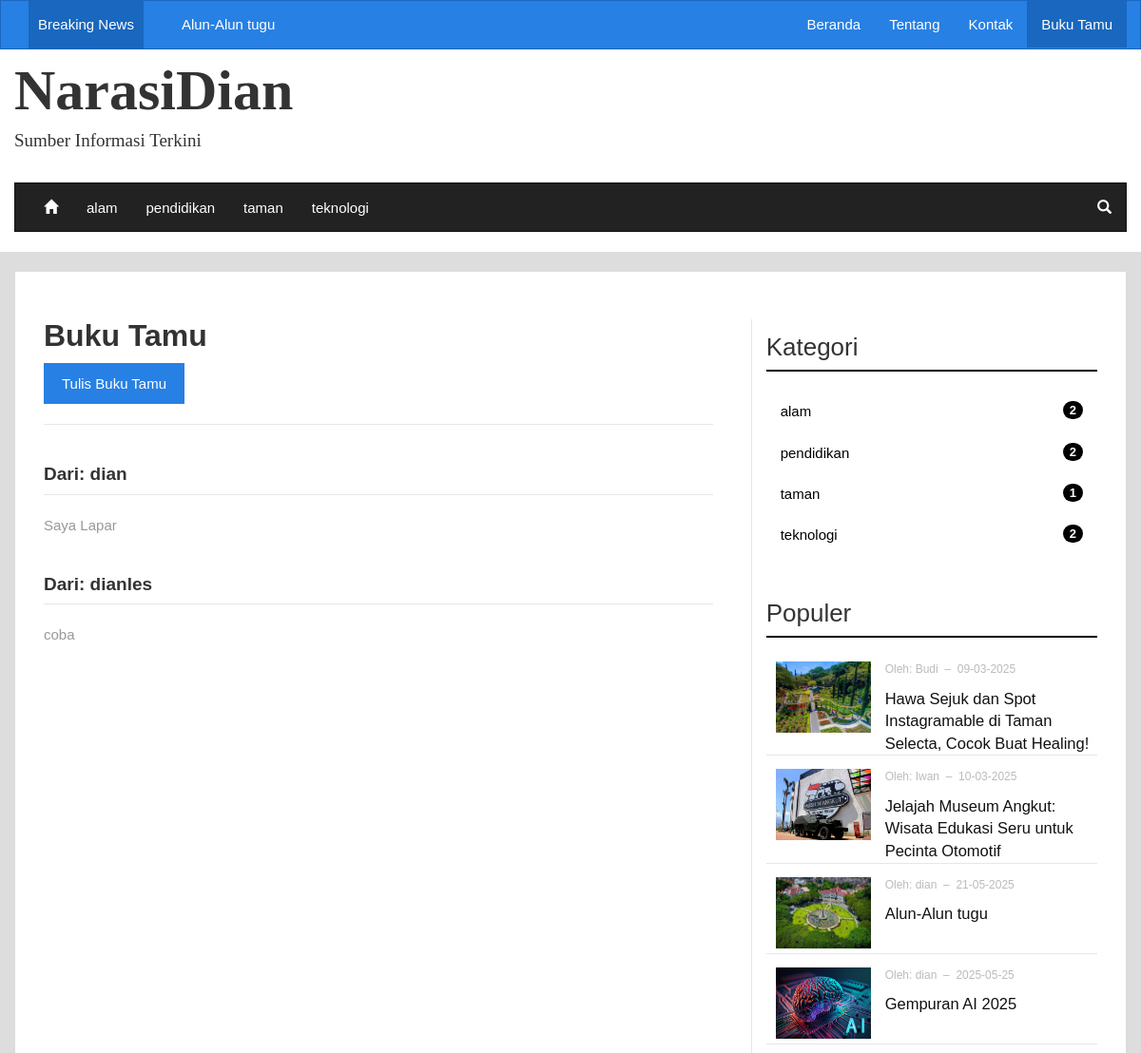
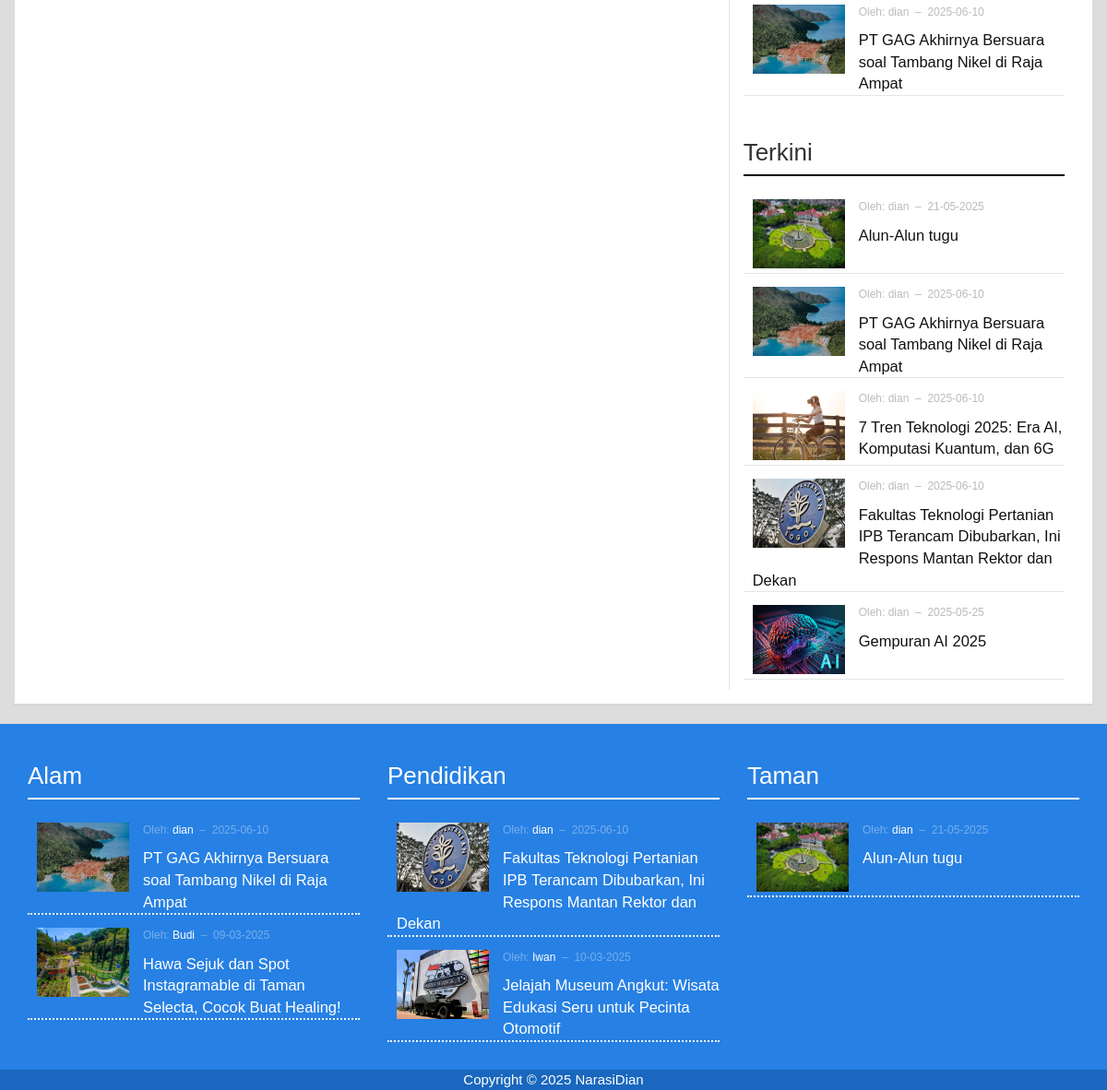
/buku-tamu.php, run on the app's committed database (2 pictures, top to bottom).
### tables this page shows
CREATE TABLE `article` (
  `id` int(11) NOT NULL,
  `date` varchar(20) NOT NULL,
  `title` varchar(255) NOT NULL,
  `content` text NOT NULL,
  `picture` varchar(255) DEFAULT NULL,
  `views` int(11) DEFAULT 0
);

CREATE TABLE `category` (
  `id` int(11) NOT NULL,
  `name` varchar(100) NOT NULL,
  `description` text DEFAULT NULL
);

CREATE TABLE `buku_tamu` (
  `id` int(11) NOT NULL,
  `nama` varchar(100) NOT NULL,
  `email` varchar(100) NOT NULL,
  `komentar` text NOT NULL,
  `status` enum('ya','tidak') NOT NULL,
  `tanggal` date NOT NULL
);

CREATE TABLE `author` (
  `id` int(11) NOT NULL,
  `nickname` varchar(100) NOT NULL,
  `email` varchar(150) NOT NULL,
  `password` varchar(255) NOT NULL,
  `photo` varchar(255) DEFAULT NULL,
  `description` text DEFAULT NULL
);

### buku-tamu.php (the view, shortened to what the rows shown need)
<?php include 'header.php';
$limit = 8;
$komen_qry = $mysqli->query("SELECT nama, komentar FROM buku_tamu WHERE status = 'ya' ORDER BY tanggal DESC LIMIT ".$limit) or die($mysqli->error);
?>
<div class="container-fluid">
	<div class="row">
		<div class="container konten-wrapper">
			<div class="panel panel-default">
				<div class="panel-body main">
					<div class="col-md-8">
						<div class="post-detail">
							<div class="row post-title">
								<div class="col-sm-12">
									<h2>Buku Tamu</h2>
								</div>
							</div>
							<div class="row post-content">
								<div class="col-sm-12">
									<div class="buku-tamu" id="buku-tamu">
									<?php if ($komen_qry->num_rows == 0 ) { ?>
										<h4 class="text-muted text-center">Belum Ada Buku Tamu</h4>
									<?php } else { ?>
										<?php while ($komen = $komen_qry->fetch_assoc()) {?>
										<div class="buku-tamu-item">
											<h4 class="page-header">Dari: <?php echo $komen['nama'];?></h4>
											<p class="text-muted"><?php echo $komen['komentar'];?></p>
										</div>
										<?php } ?>
									<?php } ?>
									</div>
								</div>
							</div>
						</div>
					</div>
					<?php include 'sidebar.php'; ?>
				</div>
			</div>
		</div>
	</div>
</div>
<?php include 'footer.php';

### header.php (shortened to what the rows shown need)
<?php
require_once 'config/config.php';
require_once 'config/koneksi.php';
$sqlKat = 'SELECT
category.id,
category.name
FROM
category
INNER JOIN article_category ON category.id = article_category.category_id
GROUP BY
category.name
ORDER BY
category.id ASC
LIMIT 0, 5';
$qryKat = $mysqli->query($sqlKat) or die($mysqli->error);
$sqlBreaking = 'SELECT article.id, article.title FROM article ORDER BY article.date DESC LIMIT 0, 5';
$qryBreaking = $mysqli->query($sqlBreaking);
?>
<!DOCTYPE html>
<html lang="en">
<head>
    <link rel="stylesheet" href="assets/bootstrap/css/bootstrap.min.css">
    <link rel="stylesheet" href="dist/css/hover-min.css">
    <link rel="stylesheet" href="assets/font-awesome/css/font-awesome.min.css">
    <link rel="stylesheet" href="dist/css/style.css">
    <link rel="stylesheet" href="assets/wow/css/animate.css">
</head>
<body>
<div class="container-fluid wrapper">
    <div class="row">
        <nav class="navbar navbar-inverse navbar-top">
            <div class="container">
                <div class="collapse navbar-collapse" id="bs-example-navbar-collapse-1">
                    <ul class="nav navbar-nav headline-container">
                        <li>
                            <ul id="headlines" class="headlines">
                                <?php while ($breaking_news = $qryBreaking->fetch_array()) { ?>
                                <li>
                                    <a href="<?php echo $base_url."detail.php?id=".$breaking_news['id']."&amp;judul=".strtolower(str_replace(" ", "-", $breaking_news['title'])); ?>">
                                        <?php echo $breaking_news['title']; ?>
                                    </a>
                                </li>
                                <?php } ?>
                            </ul>
                        </li>
                    </ul>
                </div>
            </div>
        </nav>
    </div>
    <div class="row header-wrapper">
        <div class="container">
            <nav class="navbar navbar-default navbar-bottom">
                <div class="container-fluid">
                    <div class="collapse navbar-collapse" id="bs-example-navbar-collapse-2">
                        <ul class="nav navbar-nav">
                            <?php while ($kat_menu = $qryKat->fetch_array()) { ?>
                                <?php if (isset($_GET['id']) && $kat_menu['id'] == $_GET['id']) { ?>
                                    <li class="active">
                                        <a class="hvr-sweep-to-top" href="<?php echo $base_url."kategori.php?id=".$kat_menu['id']."&amp;kat=".strtolower($kat_menu['name']); ?>">
                                            <?php echo $kat_menu['name']; ?>
                                        </a>
                                    </li>
                                <?php } else { ?>
                                    <li>
                                        <a class="hvr-sweep-to-top" href="<?php echo $base_url."kategori.php?id=".$kat_menu['id']."&amp;kat=".strtolower($kat_menu['name']); ?>">
                                            <?php echo $kat_menu['name']; ?>
                                        </a>
                                    </li>
                                <?php } ?>
                            <?php } ?>
                        </ul>
                    </div>
                </div>
            </nav>
        </div>
    </div>
</div>

### sidebar.php (shortened to what the rows shown need)
<?php
$kategori_list = 'SELECT
    category.name,
    COUNT(article.id) AS jumlah,
    category.id
    FROM
    article
    INNER JOIN article_category ON article.id = article_category.article_id
    INNER JOIN category ON article_category.category_id = category.id
    GROUP BY
    category.name,
    category.id';
$list_kategori = $mysqli->query($kategori_list) or die($mysqli->error);
$terkini = 'SELECT
article.id,
article.title,
article.picture,
article.date,
author.id AS author_id,
author.nickname
FROM
article
INNER JOIN article_author ON article.id = article_author.article_id
INNER JOIN author ON article_author.author_id = author.id
ORDER BY
article.date DESC
LIMIT 0, 5';
$populer = 'SELECT
article.id,
article.title,
article.picture,
article.date,
author.id AS author_id,
author.nickname,
article.views
FROM
article
INNER JOIN article_author ON article.id = article_author.article_id
INNER JOIN author ON article_author.author_id = author.id
ORDER BY
article.views DESC
LIMIT 0, 5';
$list_terkini = $mysqli->query($terkini) or die($mysqli->error);
$list_populer = $mysqli->query($populer) or die($mysqli->error);
?>
<div class="col-md-4 sidebar">
    <div class="sidebar-item kategori">
        <ul class="nav nav-pills nav-stacked nav-kat">
            <?php while ($data_kat = $list_kategori->fetch_array()) { ?>
                <?php if (isset($_GET['id']) && $data_kat['id'] == $_GET['id']) { ?>
                    <li class="active">
                        <a href="<?php echo $base_url."kategori.php?id=".$data_kat['id']."&kat=".strtolower($data_kat['name']); ?>">
                            <?php echo $data_kat['name']; ?> <span class="badge pull-right"><?php echo $data_kat['jumlah']; ?></span>
                        </a>
                    </li>
                <?php } else { ?>
                    <li>
                        <a href="<?php echo $base_url."kategori.php?id=".$data_kat['id']."&kat=".strtolower($data_kat['name']); ?>">
                            <?php echo $data_kat['name']; ?> <span class="badge pull-right"><?php echo $data_kat['jumlah']; ?></span>
                        </a>
                    </li>
                <?php } ?>
            <?php } ?>
        </ul>
    </div>
    <div class="sidebar-item">
        <ul class="news-list">
            <?php while ($populer_list = $list_populer->fetch_array()) { ?>
                <li>
                    <a href="<?php echo $base_url."detail.php?id=".$populer_list['id']."&judul=".strtolower(str_replace(" ", "-", $populer_list['title'])); ?>">
                        <img src="<?php echo $base_url."images/".$populer_list['picture']; ?>" class="img-responsive wow fadeIn">
                    </a>
                    <p>Oleh: <a href="<?php echo $base_url."author.php?id=".$populer_list['author_id']; ?>"><?php echo $populer_list['nickname']; ?></a>&nbsp;&nbsp;&ndash;&nbsp;&nbsp;<?php echo $populer_list['date']; ?></p>
                    <a href="<?php echo $base_url."detail.php?id=".$populer_list['id']."&judul=".strtolower(str_replace(" ", "-", $populer_list['title'])); ?>">
                        <?php echo $populer_list['title']; ?>
                    </a>
                </li>
            <?php } ?>
        </ul>
    </div>
    <div class="sidebar-item">
        <ul class="news-list">
            <?php while ($terkini_list = $list_terkini->fetch_array()) { ?>
                <li>
                    <a href="<?php echo $base_url."detail.php?id=".$terkini_list['id']."&judul=".strtolower(str_replace(" ", "-", $terkini_list['title'])); ?>">
                        <img src="<?php echo $base_url."images/".$terkini_list['picture']; ?>" class="img-responsive wow fadeIn">
                    </a>
                    <p>Oleh: <a href="<?php echo $base_url."author.php?id=".$terkini_list['author_id']; ?>"><?php echo $terkini_list['nickname']; ?></a>&nbsp;&nbsp;&ndash;&nbsp;&nbsp;<?php echo $terkini_list['date']; ?></p>
                    <a href="<?php echo $base_url."detail.php?id=".$terkini_list['id']."&judul=".strtolower(str_replace(" ", "-", $terkini_list['title'])); ?>">
                        <?php echo $terkini_list['title']; ?>
                    </a>
                </li>
            <?php } ?>
        </ul>
    </div>
</div>

### footer.php (shortened to what the rows shown need)
<?php
$alam = 'SELECT
article.id,
article.title,
article.picture,
article.date,
author.id AS author_id,
author.nickname,
article.views,
category.id AS category_id
FROM
article
INNER JOIN article_author ON article.id = article_author.article_id
INNER JOIN author ON article_author.author_id = author.id
INNER JOIN article_category ON article.id = article_category.article_id
INNER JOIN category ON article_category.category_id = category.id
WHERE
category.id = "4"
ORDER BY
article.date DESC
LIMIT 0, 5';
$pendidikan = 'SELECT
article.id,
article.title,
article.picture,
article.date,
author.id AS author_id,
author.nickname,
article.views,
category.id AS category_id
FROM
article
INNER JOIN article_author ON article.id = article_author.article_id
INNER JOIN author ON article_author.author_id = author.id
INNER JOIN article_category ON article.id = article_category.article_id
INNER JOIN category ON article_category.category_id = category.id
WHERE
category.id = "5"
ORDER BY
article.date DESC
LIMIT 0, 5';
$taman = 'SELECT
article.id,
article.title,
article.picture,
article.date,
author.id AS author_id,
author.nickname,
article.views,
category.id AS category_id
FROM
article
INNER JOIN article_author ON article.id = article_author.article_id
INNER JOIN author ON article_author.author_id = author.id
INNER JOIN article_category ON article.id = article_category.article_id
INNER JOIN category ON article_category.category_id = category.id
WHERE
category.id = "6"
ORDER BY
article.date DESC
LIMIT 0, 5';
$list_alam = $mysqli->query($alam) or die("Error Alam: ".$mysqli->error);
$list_pendidikan = $mysqli->query($pendidikan) or die("Error Pendidikan: ".$mysqli->error);
$list_taman = $mysqli->query($taman) or die("Error Taman: ".$mysqli->error);
?>
<div class="container-fluid footer">
    <div class="row footer-upper">
        <div class="container">
            <div class="col-md-4">
                <ul class="news-list">
                    <?php while ($alam_list = $list_alam->fetch_array()) { ?>
                        <li>
                            <a href="<?php echo $base_url."detail.php?id=".$alam_list['id']."&judul=".strtolower(str_replace(" ", "-", $alam_list['title'])); ?>">
                                <img src="<?php echo $base_url."images/".$alam_list['picture']; ?>" class="img-responsive wow fadeIn">
                            </a>
                            <p>Oleh: <a href="<?php echo $base_url."author.php?id=".$alam_list['author_id']; ?>"><?php echo $alam_list['nickname']; ?></a>&nbsp;&nbsp;&ndash;&nbsp;&nbsp;<?php echo $alam_list['date']; ?></p>
                            <a href="<?php echo $base_url."detail.php?id=".$alam_list['id']."&judul=".strtolower(str_replace(" ", "-", $alam_list['title'])); ?>">
                                <?php echo $alam_list['title']; ?>
                            </a>
                        </li>
                    <?php } ?>
                </ul>
            </div>
            <div class="col-md-4">
                <ul class="news-list">
                    <?php while ($pendidikan_list = $list_pendidikan->fetch_array()) { ?>
                        <li>
                            <a href="<?php echo $base_url."detail.php?id=".$pendidikan_list['id']."&judul=".strtolower(str_replace(" ", "-", $pendidikan_list['title'])); ?>">
                                <img src="<?php echo $base_url."images/".$pendidikan_list['picture']; ?>" class="img-responsive wow fadeIn">
                            </a>
                            <p>Oleh: <a href="<?php echo $base_url."author.php?id=".$pendidikan_list['author_id']; ?>"><?php echo $pendidikan_list['nickname']; ?></a>&nbsp;&nbsp;&ndash;&nbsp;&nbsp;<?php echo $pendidikan_list['date']; ?></p>
                            <a href="<?php echo $base_url."detail.php?id=".$pendidikan_list['id']."&judul=".strtolower(str_replace(" ", "-", $pendidikan_list['title'])); ?>">
                                <?php echo $pendidikan_list['title']; ?>
                            </a>
                        </li>
                    <?php } ?>
                </ul>
            </div>
            <div class="col-md-4">
                <ul class="news-list">
                    <?php while ($taman_list = $list_taman->fetch_array()) { ?>
                        <li>
                            <a href="<?php echo $base_url."detail.php?id=".$taman_list['id']."&judul=".strtolower(str_replace(" ", "-", $taman_list['title'])); ?>">
                                <img src="<?php echo $base_url."images/".$taman_list['picture']; ?>" class="img-responsive wow fadeIn">
                            </a>
                            <p>Oleh: <a href="<?php echo $base_url."author.php?id=".$taman_list['author_id']; ?>"><?php echo $taman_list['nickname']; ?></a>&nbsp;&nbsp;&ndash;&nbsp;&nbsp;<?php echo $taman_list['date']; ?></p>
                            <a href="<?php echo $base_url."detail.php?id=".$taman_list['id']."&judul=".strtolower(str_replace(" ", "-", $taman_list['title'])); ?>">
                                <?php echo $taman_list['title']; ?>
                            </a>
                        </li>
                    <?php } ?>
                </ul>
            </div>
        </div>
    </div>
</div>
</body>
</html>

### data on the page
article: title "Alun-Alun tugu", picture (picture), author.nickname "dian", date "21-05-2025"
category: name "alam", jumlah "2"
category: name "pendidikan", jumlah "2"
category: name "taman", jumlah "1"
category: name "teknologi", jumlah "2"
buku_tamu: nama "dian", komentar "Saya Lapar"
buku_tamu: nama "dianles", komentar "coba"
article: picture (picture), author.nickname "Budi", date "09-03-2025", title "Hawa Sejuk dan Spot Instagramable di Taman Selecta, Cocok Buat Healing!"
article: picture (picture), author.nickname "Iwan", date "10-03-2025", title "Jelajah Museum Angkut: Wisata Edukasi Seru untuk Pecinta Otomotif"
article: picture (picture), author.nickname "dian", date "2025-05-25", title "Gempuran AI 2025"
article: picture (picture), author.nickname "dian", date "2025-06-10", title "PT GAG Akhirnya Bersuara soal Tambang Nikel di Raja Ampat"
article: picture (picture), author.nickname "dian", date "2025-06-10", title "7 Tren Teknologi 2025: Era AI, Komputasi Kuantum, dan 6G"
article: picture (picture), author.nickname "dian", date "2025-06-10", title "Fakultas Teknologi Pertanian IPB Terancam Dibubarkan, Ini Respons Mantan Rektor dan Dekan"

### other printed values
$hal['nm_halaman'] "Tentang"
$hal['nm_halaman'] "Kontak"
$hal['nm_halaman'] "Buku Tamu"
